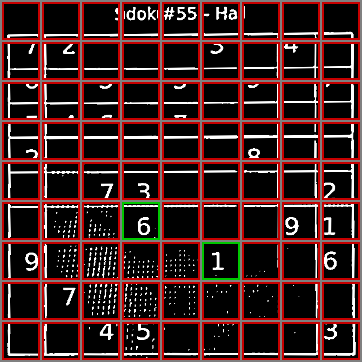
#> input picture filled_debug.png, 362 x 362 px
$ python classify_cells.py filled_debug.png
#> lines starting #> are read from the running program, lines starting #| are printed output that depends on the picture; after the words box and inside, x2 and y2 are one past the last pixel; in counts of white or black regions, pixels touching at a corner belong together
### preprocess.py
"""
Sub-step 1: load and preprocess a photo of a sudoku puzzle.

Goal: turn a raw, possibly noisy/unevenly-lit phone photo into a clean
black-and-white image where grid lines and digits are crisp - this is
what grid detection (sub-step 2) will operate on.

Pipeline:
    load (with EXIF rotation applied)
      -> resize if too large
      -> per-channel threshold -> OR
      -> morphological open

Why per-channel thresholding instead of a single grayscale pass:
    Sudoku puzzles (especially app-generated / printed-on-color ones)
    frequently use COLORED grid lines - yellow, pink, cyan, green, etc.
    Converting straight to grayscale collapses a saturated colored line
    to a light shade of gray, which an adaptive threshold with c=7 then
    treats as background and silently drops. The result is a broken,
    fragmented grid border that grid_detect can't find.

    The fix: threshold each BGR channel separately and OR the results.
    Any colored line is dark in AT LEAST one channel (yellow is dark in
    B, cyan is dark in R, green is dark in R and B, ...), so OR-ing the
    three binaries recovers every line regardless of hue. Black lines
    are dark in all three channels, so they're still recovered exactly
    as before.

Why resize before thresholding:
    Adaptive threshold's block_size is a pixel count, not a fraction of
    the image. A block_size tuned for a ~900px test image (21px
    neighborhood) is far too small for a 4000px phone camera capture:
    the neighborhood ends up smaller than the grid-line spacing, so
    each line is treated as isolated and the output fragments. Resizing
    the longest edge down to a fixed maximum makes preprocessing behave
    the same regardless of source resolution. INTER_AREA is used
    (rather than INTER_LINEAR/CUBIC) because it's the correct choice
    for downscaling - it averages pixels and avoids aliasing artifacts.

Why EXIF rotation matters:
    Phone cameras usually save portrait photos in landscape orientation
    with an EXIF "rotate me" tag. cv2.imread silently IGNORES that tag,
    so the pipeline sees a sideways grid and detection fails. Loading
    via PIL with exif_transpose() bakes the rotation into the pixels
    before OpenCV ever sees them.
"""

import os

import cv2
import numpy as np
from PIL import Image, ImageOps


# Longest edge is scaled down to this on load. Chosen to be big enough
# that a grid still has plenty of pixels per cell (a 9x9 grid at 1200px
# gives ~130px per cell - way more than the CNN needs) but small enough
# that block_size=21 in adaptive threshold still sees a sensible local
# neighborhood. Test images at ~900px are unchanged by this.
MAX_DIM = 1200


def load_image(path, min_size=100):
    """
    Load an image from disk, applying EXIF orientation and downscaling
    if the source is very large.

    Raises:
        FileNotFoundError: if the path doesn't exist on disk at all.
        ValueError: if the path exists but isn't a readable/valid image,
            or if it's readable but too small to plausibly contain a
            usable sudoku photo.
    """
#> called with path = 'filled_debug.png', min_size = 100
    if not os.path.exists(path):
        raise FileNotFoundError(f"No file found at: {path}")

    try:
        pil_img = Image.open(path)
#> pil_img is the input picture: PIL image 362x362 RGB; mean R, G, B 68.6, 34.8, 33.9
        pil_img = ImageOps.exif_transpose(pil_img)   # bake in EXIF rotation
        pil_img = pil_img.convert("RGB")
    except Exception as e:
        raise ValueError(
            f"File exists at {path} but couldn't be read as an image "
            f"(it may be corrupted or not actually an image file): {e}"
        )

    # PIL gives us RGB; OpenCV expects BGR
    img = cv2.cvtColor(np.array(pil_img), cv2.COLOR_RGB2BGR)

    h, w = img.shape[:2]
#> h = 362; w = 362
    if h < min_size or w < min_size:
        raise ValueError(
            f"Image is only {w}x{h}px, too small to reliably process "
            f"(need at least {min_size}x{min_size}px)"
        )

    # Resize if the longest edge exceeds MAX_DIM
    longest = max(h, w)
#> longest = 362
    if longest > MAX_DIM:
        scale = MAX_DIM / longest
        new_w = int(w * scale)
        new_h = int(h * scale)
        img = cv2.resize(img, (new_w, new_h), interpolation=cv2.INTER_AREA)

    return img


def preprocess(img, blur_ksize=7, block_size=21, c=7):
    """
    Convert a raw BGR image into a clean binary (black/white) image ready
    for grid-line detection.

    Color-robust: works on black-on-white printed grids AND on grids
    whose lines are colored (yellow, pink, cyan, green, etc.).

    Args:
        img: raw image as loaded by load_image() (already EXIF-corrected
            and resized to <= MAX_DIM).
        blur_ksize: Gaussian blur kernel size (must be odd).
        block_size: neighborhood size adaptive threshold looks at when
            deciding the local black/white cutoff (must be odd).
        c: constant subtracted from the local mean in adaptive threshold.

    Returns:
        binary: single-channel image, grid lines/digits are white (255)
                on a black (0) background.
    """
#> called with blur_ksize = 7, block_size = 21, c = 7
    # split into B, G, R - threshold each independently. A colored line
    # that's light in grayscale is still dark relative to its local
    # neighborhood in at least one of these channels.
    channel_binaries = []
    for channel in cv2.split(img):
        blurred = cv2.GaussianBlur(channel, (blur_ksize, blur_ksize), 0)
        thresh = cv2.adaptiveThreshold(
            blurred, 255,
            cv2.ADAPTIVE_THRESH_GAUSSIAN_C,
            cv2.THRESH_BINARY,
            block_size, c,
        )
        channel_binaries.append(cv2.bitwise_not(thresh))   # ink = white
#> this loop made 3 passes
#> pass 1, in preprocess, `blurred = cv2.GaussianBlur(channel, (blur_ksize, blur_ksize), 0)`:
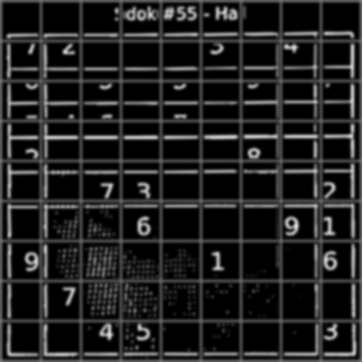
#> blurred: shape (362, 362); min 0, max 223, mean 33.7
#> pass 1, in preprocess, `thresh = cv2.adaptiveThreshold( blurred, 255, cv2.ADAPTIVE_THRESH_GAUS..`:
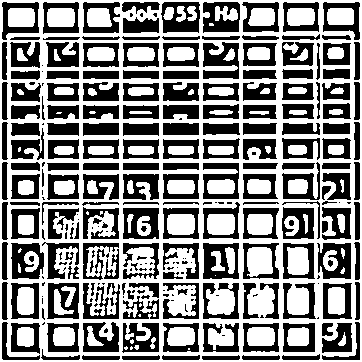
#> thresh: shape (362, 362); 53.1% white; 266 black regions (77 under 20 px), largest, box (x1, y1, x2, y2) and area: (203, 42, 239, 79) 885, (203, 243, 239, 279) 854, (317, 243, 351, 279) 802
#> pass 2, in preprocess, `thresh = cv2.adaptiveThreshold( blurred, 255, cv2.ADAPTIVE_THRESH_GAUS..`:
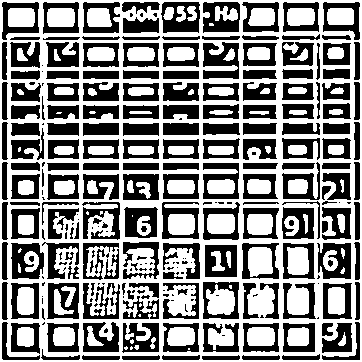
#> thresh: shape (362, 362); 52.8% white; 263 black regions (77 under 20 px), largest, box (x1, y1, x2, y2) and area: (203, 42, 239, 79) 885, (205, 245, 237, 277) 806, (317, 243, 351, 279) 802
#> after the loop:
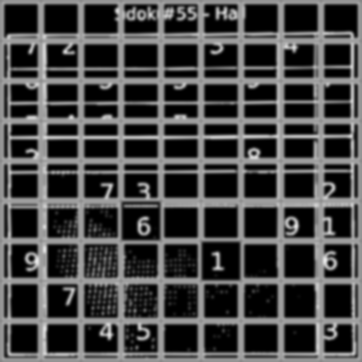
#> blurred: shape (362, 362); min 0, max 230, mean 68.7
#> after the loop:
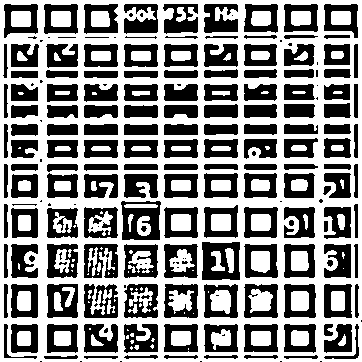
#> thresh: shape (362, 362); 53.6% white; 207 black regions (51 under 20 px), largest, box (x1, y1, x2, y2) and area: (202, 242, 240, 280) 1049, (121, 201, 161, 240) 1018, (84, 244, 118, 278) 741
#> after the loop, channel_binaries = 3 items

    combined = cv2.bitwise_or(
        channel_binaries[0],
        cv2.bitwise_or(channel_binaries[1], channel_binaries[2]),
    )
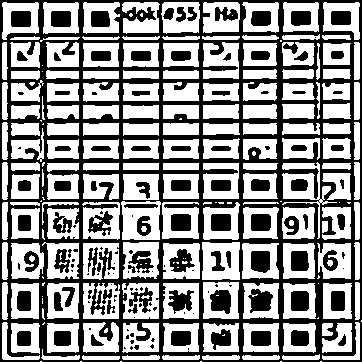
#> combined: shape (362, 362); 56.9% white; 141 black regions (54 under 20 px), largest, box (x1, y1, x2, y2) and area: (0, 0, 362, 362) 41330, (248, 289, 273, 313) 411, (210, 290, 231, 314) 400

    # gentle opening - thin colored lines hate aggressive morphology
    kernel = cv2.getStructuringElement(cv2.MORPH_ELLIPSE, (2, 2))
#> kernel = [[0, 1], [1, 1]]
    cleaned = cv2.morphologyEx(combined, cv2.MORPH_OPEN, kernel)
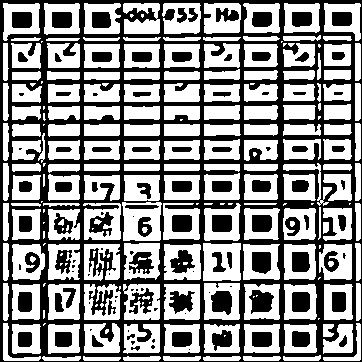
#> cleaned: shape (362, 362); 56.6% white; 114 black regions (34 under 20 px)
    return cleaned


# [17 lines that do not run on import are left out]

### grid_detect.py
"""
Sub-step 2: find the sudoku grid's outer boundary in a preprocessed image.

Input: the binary (black/white) image from preprocess.preprocess()
Output: 4 corner points of the grid, in order [top-left, top-right,
        bottom-right, bottom-left] - ready for perspective correction
        in sub-step 3.

Approach:
- Find all contours in the binary image.
- The grid border is (almost always) the largest connected white shape,
  since it's the biggest continuous structure in a sudoku photo.
- Approximate that contour's shape - if it simplifies down to 4 points,
  we've found the grid's corners directly.
- If the largest contour doesn't simplify to exactly 4 points (common
  with slight photo noise/damage), fall back to using its bounding
  rotated rectangle instead - less precise, but keeps the pipeline going
  rather than failing outright.

Note on the aspect-ratio window below: it used to be 0.8-1.25, which
works for clean printed scans but is a bit too strict for colored /
app-rendered grids whose rounded or slightly clipped corners can
produce a bounding box that isn't quite that square. Loosened to
0.7-1.4, which is still tight enough to reject a full-page outline
(the actual thing this check exists to guard against) while accepting
slightly-less-square colored grids.
"""

import os
import sys

import cv2
import numpy as np

# ensure this script can find preprocess.py sitting next to it, regardless
# of which directory the terminal happens to be in when it's run
sys.path.insert(0, os.path.dirname(os.path.abspath(__file__)))

from preprocess import load_image, preprocess


def find_grid_contour(binary_img):
    """
    Returns 4 corner points (float32, shape (4,2)) of the detected grid,
    ordered [top-left, top-right, bottom-right, bottom-left].
    Raises ValueError if no plausible grid-sized contour is found.
    """
    contours, _ = cv2.findContours(binary_img, cv2.RETR_EXTERNAL, cv2.CHAIN_APPROX_SIMPLE)
#> contours = 203 contours, 45 with area under 20; largest, box (x1, y1, x2, y2) and area: (122, 202, 162, 241) 1349, (203, 243, 241, 281) 1296, (204, 283, 240, 320) 1197, (164, 244, 201, 280) 1195, (164, 284, 200, 320) 1186
    if not contours:
        raise ValueError("No contours found - is the preprocessed image empty/blank?")

    img_area = binary_img.shape[0] * binary_img.shape[1]
#> img_area = 131044

    # sort every contour by area, largest first, and take the first one
    # that's both big enough AND roughly square. Just taking the single
    # largest contour breaks on photos with a lot of surrounding page
    # whitespace (URLs, captions, watermarks) - in those cases the biggest
    # connected shape is often the whole page boundary, not the grid. A
    # sudoku grid is always close to square (width ~= height), while a
    # full page usually isn't, so squareness is what actually tells them apart.
    candidates = sorted(contours, key=cv2.contourArea, reverse=True)
#> candidates has the same summary as contours

    largest = None
    for c in candidates:
        area = cv2.contourArea(c)
        if area < img_area * 0.10:
            break  # remaining contours are too small to be the grid

        x, y, w, h = cv2.boundingRect(c)
        aspect_ratio = w / h if h > 0 else 0
        # loosened from 0.8-1.25: colored / app-rendered grids sometimes
        # have rounded or slightly clipped corners, producing a bounding
        # box that isn't quite as square as a clean printed scan's. The
        # aspect-ratio guard is still the main defence against picking
        # a full-page outline instead of the grid, just slightly more
        # permissive.
        if 0.7 <= aspect_ratio <= 1.4:
            largest = c
            break
#> this loop made 1 pass
#> area on pass 1: 1349

    if largest is None:
#> (the run stopped early here; a loop or call above may not have finished)
